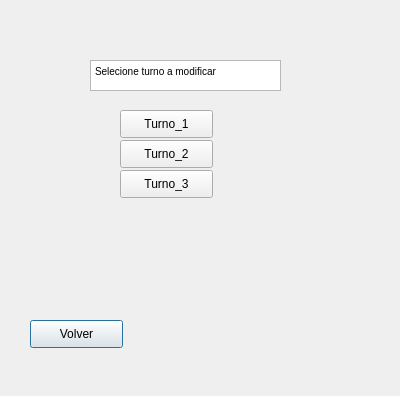
<?xml version="1.0" encoding="UTF-8"?>
<ui version="4.0">
 <class>Dialog</class>
 <widget class="QDialog" name="Dialog">
  <property name="geometry">
   <rect>
    <x>0</x>
    <y>0</y>
    <width>400</width>
    <height>396</height>
   </rect>
  </property>
  <property name="windowTitle">
   <string>Dialog</string>
  </property>
  <widget class="QPushButton" name="pushButton">
   <property name="geometry">
    <rect>
     <x>30</x>
     <y>320</y>
     <width>93</width>
     <height>28</height>
    </rect>
   </property>
   <property name="text">
    <string>Volver</string>
   </property>
  </widget>
  <widget class="QPushButton" name="pushButton_2">
   <property name="geometry">
    <rect>
     <x>120</x>
     <y>110</y>
     <width>93</width>
     <height>28</height>
    </rect>
   </property>
   <property name="text">
    <string>Turno_1</string>
   </property>
  </widget>
  <widget class="QPushButton" name="pushButton_3">
   <property name="geometry">
    <rect>
     <x>120</x>
     <y>140</y>
     <width>93</width>
     <height>28</height>
    </rect>
   </property>
   <property name="text">
    <string>Turno_2</string>
   </property>
  </widget>
  <widget class="QPushButton" name="pushButton_4">
   <property name="geometry">
    <rect>
     <x>120</x>
     <y>170</y>
     <width>93</width>
     <height>28</height>
    </rect>
   </property>
   <property name="text">
    <string>Turno_3</string>
   </property>
  </widget>
  <widget class="QTextEdit" name="textEdit">
   <property name="geometry">
    <rect>
     <x>90</x>
     <y>60</y>
     <width>191</width>
     <height>31</height>
    </rect>
   </property>
   <property name="html">
    <string>&lt;!DOCTYPE HTML PUBLIC &quot;-//W3C//DTD HTML 4.0//EN&quot; &quot;http://www.w3.org/TR/REC-html40/strict.dtd&quot;&gt;
&lt;html&gt;&lt;head&gt;&lt;meta name=&quot;qrichtext&quot; content=&quot;1&quot; /&gt;&lt;style type=&quot;text/css&quot;&gt;
p, li { white-space: pre-wrap; }
&lt;/style&gt;&lt;/head&gt;&lt;body style=&quot; font-family:'MS Shell Dlg 2'; font-size:7.8pt; font-weight:400; font-style:normal;&quot;&gt;
&lt;p style=&quot; margin-top:0px; margin-bottom:0px; margin-left:0px; margin-right:0px; -qt-block-indent:0; text-indent:0px;&quot;&gt;Selecione turno a modificar &lt;/p&gt;&lt;/body&gt;&lt;/html&gt;</string>
   </property>
  </widget>
 </widget>
 <resources/>
 <connections/>
</ui>
